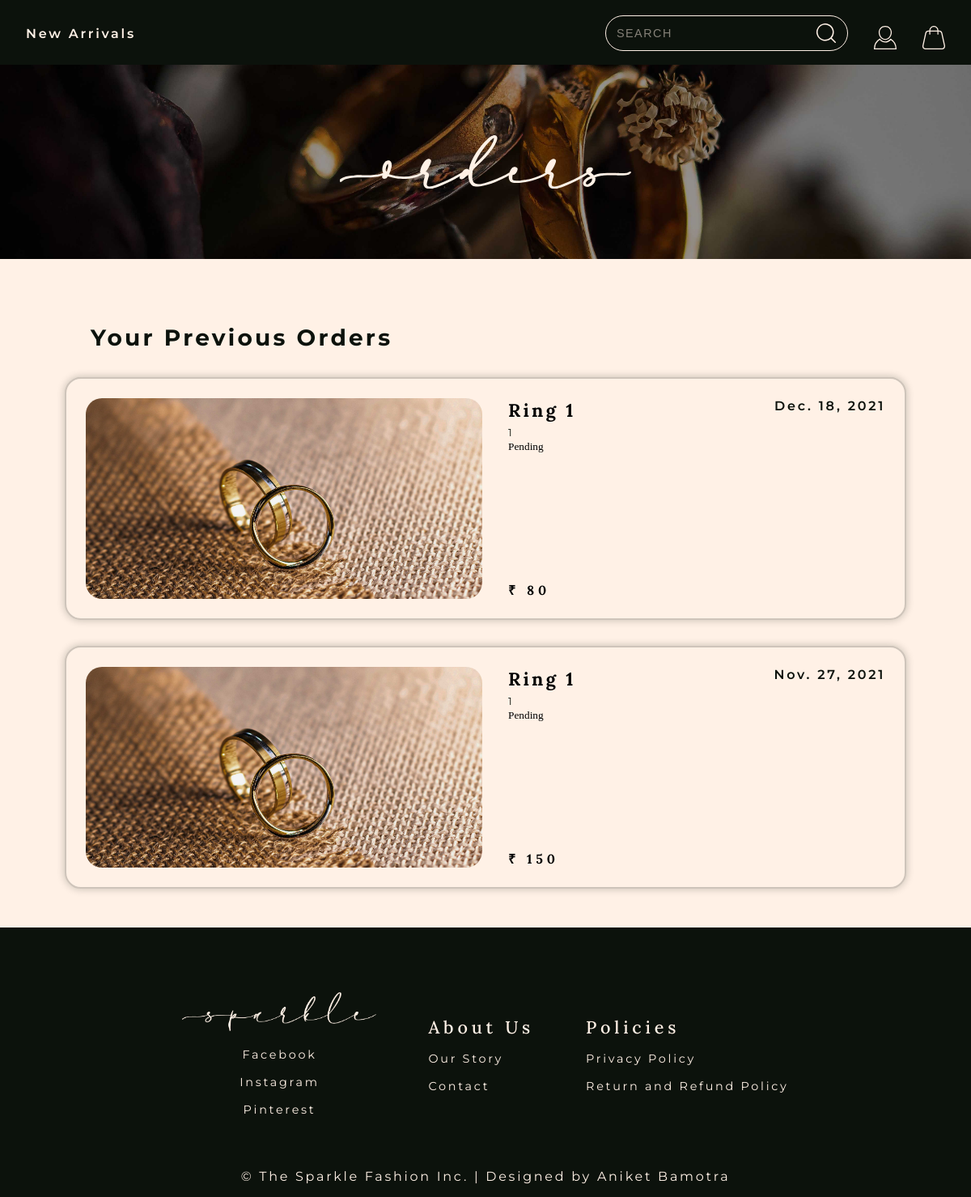
The page /orders (signed in) on the database as committed earlier.
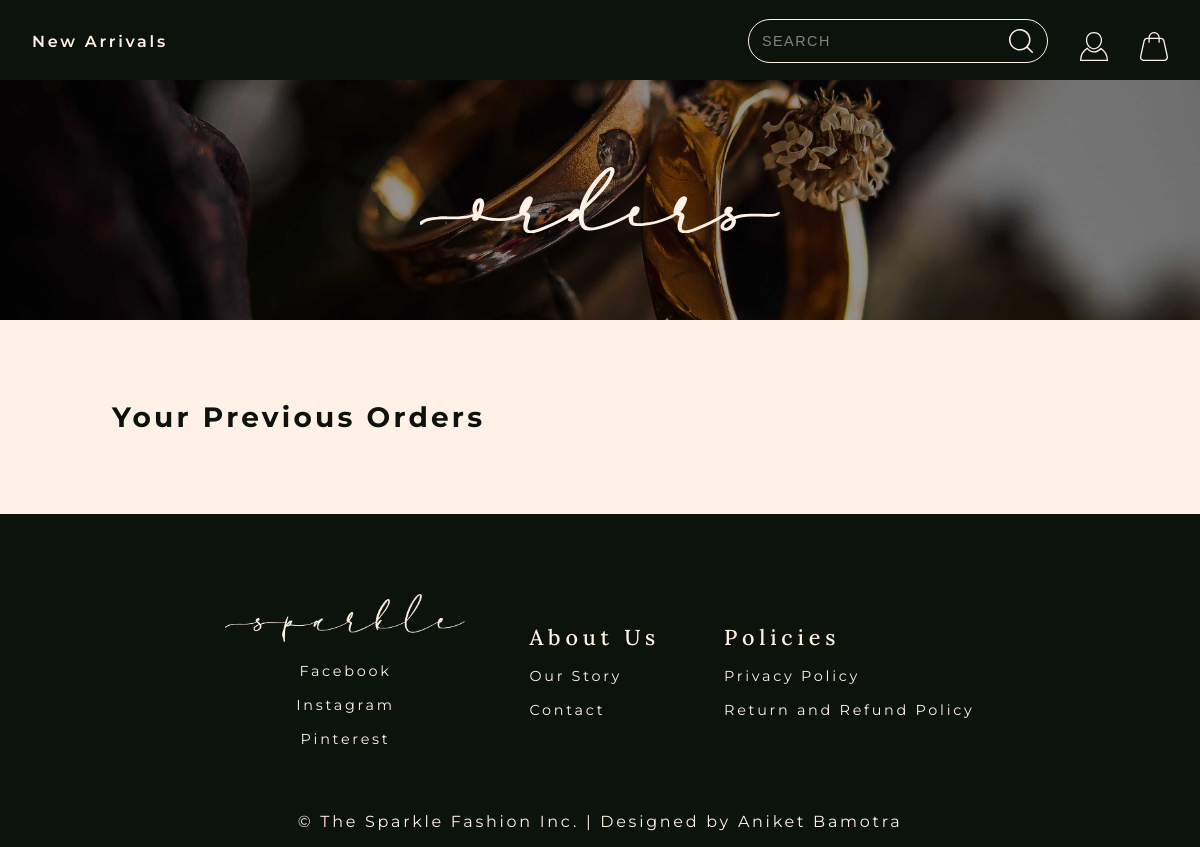
The same page on the database as committed later.
### store/models/orders.py (models this page shows, shortened)
class Order(models.Model):
    product = models.ForeignKey(Product,
                                on_delete=models.CASCADE)
    customer = models.ForeignKey(Customer,
                                 on_delete=models.CASCADE)
    quantity = models.IntegerField(default=1)
    price = models.IntegerField()
    address = models.CharField(max_length=50, default='', blank=True)
    phone = models.CharField(max_length=50, default='', blank=True)
    date = models.DateField(default=datetime.datetime.today)
    status = models.BooleanField(default=False)
    @staticmethod
    def get_orders_by_customer(customer_id):
        return Order.objects.filter(customer=customer_id).order_by('-date')

### store/models/product.py (models this page shows, shortened)
class Product(models.Model):
    name = models.CharField(max_length=50)
    price = models.IntegerField(default=0)
    category = models.ForeignKey(Category, on_delete=models.CASCADE, default=1)
    description = models.CharField(max_length=200, default='' , null=True , blank=True)
    image = models.ImageField(upload_to='uploads/products/')

### store/middlewares/auth.py (the view)
    def middleware(request):
        print(request.session.get('customer'))
        returnUrl = request.META['PATH_INFO']
        print(request.META['PATH_INFO'])
        if not request.session.get('customer'):
           return redirect(f'login?return_url={returnUrl}')
        response = get_response(request)
        return response

### store/templatetags/custom_filter.py (called while the page is built)
@register.filter(name='currency')
def currency(number):
    return "₹ "+str(number)

### store/views/orders.py (called while the page is built)
    def get(self , request ):
        customer = request.session.get('customer')
        orders = Order.get_orders_by_customer(customer)
        print(orders)
        return render(request , 'orders.html'  , {'orders' : orders})

### store/templates/orders.html (shortened to what this page needs)
{% extends 'base.html' %}
{% load static %}
{% block content %}
{% load cart %}
{% load custom_filter %}
<header id="d_header">
    <nav>
        <a href="/store" class="sans left_link">New Arrivals</a>
        <a href="/cart" class="sans right-link"><img src="{% static 'icons/light bag.svg' %}" alt="Shopping Bag" style="height: 1.8rem;"></a>
        <a href="#" class="sans right-link" id="profile"><img src="{% static 'icons/light profile.svg' %}" alt="User Profile" style="height: 1.8rem;"></a>
        <div class="search__container right-link">
            <input class="search__input" type="text" placeholder="Search">
        </div>
    </nav>
</header>
<section class="banner">
    <div class="banner_container" id="order_banner_container">
        <img src="{% static 'banner-title/Orders.svg' %}" alt="Rings written in script font" class="page_title" id="order_page_title">
    </div>
</section>
<section class="order_container">
    <h4 class="order_title sans">Your Previous Orders</h4>
    <div class="order">
        <div class="order_items_container">
            {% for order in orders %}
            <div class="order_item">
                <img src="{{order.product.image.url}}" alt="Image of product" class="order_item_img">
                <div class="item_desc">
                    <h5 class="order_item_name serif">{{order.product.name}}</h5>
                    <p class="item_id sans">{{order.quantity}}</p>
                    {% if order.status %}
                    <p>
                        <small class="badge badge-success">Completed</small>
                        {%else%}
                        <small class="badge badge-warning">Pending</small>
                    {% endif %}
                </div>
                <h4 class="item_price serif">{{order.price|currency}}</h4>
                <p class="order_date sans">{{order.date}}</p>
            </div>
            {% endfor %}
        </div>
    </div>
</section>
{% endblock %}

### store/templates/base.html (shortened to what this page needs)
{% load static %}
<!doctype html>
<html lang="en">
<head>
    <link href="{% static 'style.css' %}" rel="stylesheet">
    <link rel="stylesheet" href="https://use.fontawesome.com/releases/v5.8.1/css/all.css">
</head>
<body>
    {% block content %}{% endblock %}
    <footer>
      <div class="ft_flex">
          <div class="ft_one">
              <img src="{% static 'logo/Sparkle.png' %}" alt="Logo" class="ft_logo">
              <ul class="social_links">
                  <li><a href="" class="sans ft_link">Facebook</a></li>
                  <li><a href="" class="sans ft_link">Instagram</a></li>
                  <li><a href="" class="sans ft_link">Pinterest</a></li>
              </ul>
          </div>
          <div class="ft_two">
              <h4 class="ft_title serif">About Us</h4>
              <ul class="about_links">
                  <li><a href="" class="sans ft_link">Our Story</a></li>
                  <li><a href="" class="sans ft_link">Contact</a></li>
              </ul>
          </div>
          <div class="ft_three">
              <h4 class="ft_title serif">Policies</h4>
              <ul class="policy_links">
                  <li><a href="" class="sans ft_link">Privacy Policy</a></li>
                  <li><a href="" class="sans ft_link">Return and Refund Policy</a></li>
              </ul>
          </div>
      </div>
      <h5 class="sans copyright">&copy; The Sparkle Fashion Inc. | Designed by <a href="">Aniket Bamotra</a></h5>
  </footer>
</body>
</html>

### store/static/style.css (style rules this page uses)
:root { --light-color-100: 240, 239, 235; --light-color: 255, 241, 230; --accent-color-100: 221, 190, 169; --accent-color: 203, 153, 126; --dark-color: 12, 18, 12; --serif: "Lora", serif; --sans: "Montserrat", sans-serif; }
* { margin: 0; padding: 0; box-sizing: border-box; }
body { background-color: rgb(var(--light-color)); overflow-x: hidden; }
.serif { font-family: var(--serif); font-size: 3ch; letter-spacing: 0.3rem; }
.sans { font-family: var(--sans); font-size: 2ch; letter-spacing: 0.17rem; color: rgb(var(--dark-color)); }
header { display: block; position: absolute; width: 100%; height: 5rem; }
.left_link { float: left; margin: 2rem; }
.right-link { float: right; margin: 2rem 2rem 2rem 0rem; }
.left_link, .right-link { text-decoration: none; font-weight: 600; color: rgb(var(--light-color)); }
.search__input { width: 25vw; padding: 0.8rem; position: relative; bottom: 0.8rem; z-index: 10; background-color: transparent; transition: transform 250ms ease-in-out; font-size: 1.8ch; color: rgb(var(--light-color)); background-color: transparent; background-image: url("/icons/light\ search.svg"); background-size: 1.5rem; background-repeat: no-repeat; background-position: 95% center; border-radius: 50px; border: 1px solid rgb(var(--light-color)); transition: all 250ms ease-in-out; backface-visibility: hidden; transform-style: preserve-3d; }
.search__input::placeholder { color: rgb(var(--light-color), 0.5); text-transform: uppercase; letter-spacing: 1.5px; }
#d_header { background-color: rgb(var(--dark-color)); position: relative; }
footer { background-color: rgb(var(--dark-color)); height: auto; position: relative; padding-top: 5rem; display: block; }
.ft_flex { display: flex; justify-content: center; align-items: center; margin-bottom: 4rem; }
.ft_one, .ft_two, .ft_three { margin: 0rem 2rem 0rem 2rem; }
footer ul { list-style: none; }
footer li { margin: 1rem 0rem 1rem 0rem; }
footer a { text-decoration: none; }
.ft_logo { width: 15rem; }
.ft_title { color: rgb(var(--light-color)); font-weight: 500; font-size: 2.7ch; }
.ft_link { color: rgb(var(--light-color)); font-size: 1.8ch; }
.social_links { text-align: center; }
.copyright { position: relative; bottom: 1rem; text-align: center; color: rgb(var(--light-color)); font-size: 2ch; font-weight: 400; }
.copyright a { text-decoration: none; color: rgb(var(--light-color)); }
.banner_container { height: 30vh; width: 100%; position: relative; }
.page_title { position: absolute; width: 30vw; top: 50%; left: 50%; transform: translate(-50%, -50%); }
.cart_container, .fav_container, .order_container { padding: 3rem 5rem; }
.cart_title, .fav_title, .order_title { font-size: 3.5ch; margin: 2rem; letter-spacing: 0.2rem; }

### store/templates/base.html (style rules this page uses)
nav { background-color: white; }

Rows that differ between the two databases and show on the page:
removed Order: product.image (picture), product.name "Ring 1", quantity "1", status "Pending", price "₹ 80", date "Dec. 18, 2021"
removed Order: product.image (picture), product.name "Ring 1", quantity "1", status "Pending", price "₹ 150", date "Nov. 27, 2021"
